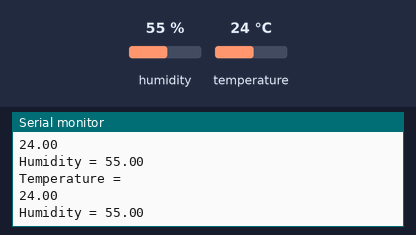
Recording of a sketch running on a simulated Arduino Uno, built with avr-gcc and run on an emulated ATmega328P. Parts: the last lines printed to the serial monitor. The test bench sets the inputs (shaded band); at power-on: humidity 55 %, temperature 24 °C.

Above: at 2.8 s.
2.9 s: humidity set to 22 %
At 5.1 s:
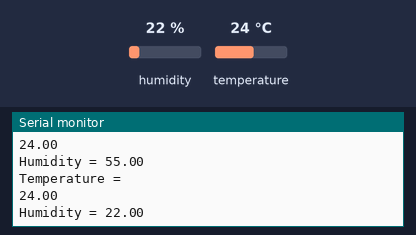
5.6 s: temperature set to 12 °C
At 7.5 s:
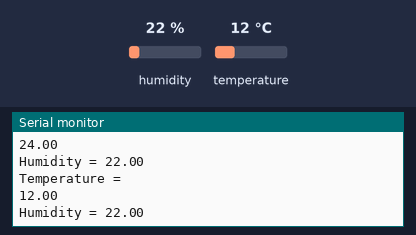
8.3 s: humidity set to 40 %
At 11.1 s:
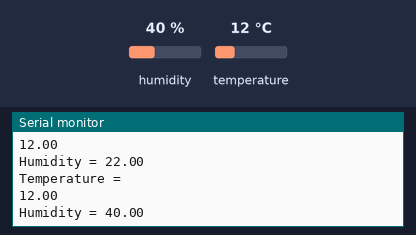
Timing chart, 0 to 12.6 s (numbered marks = the images above; inputs shaded):
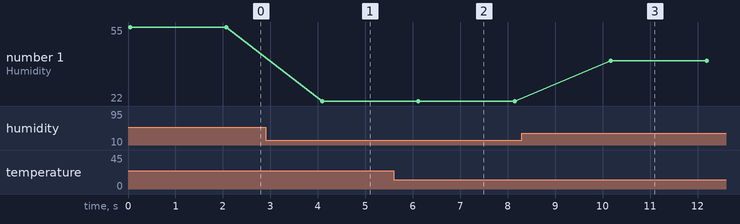

The sketch:

temperature.ino
```cpp
#include "DHT.h"


#define DHTPIN 7
#define DHTTYPE DHT11

int led = 6;

DHT dht(DHTPIN, DHTTYPE);


void setup() {
  Serial.begin(9600);
  dht.begin();
  // put your setup code here, to run once:

}

void loop() {
  float h = dht.readHumidity();
  float t = dht.readTemperature();

  Serial.println("Temperature = ");
  Serial.println(t);
  Serial.print("Humidity = ");
  Serial.println(h);
  delay(2000);

  if (h>32){
    digitalWrite(led, HIGH);
  }
  else{
    digitalWrite(led , LOW);
  }
  // put your main code here, to run repeatedly:

}
```

Measured:
- after the input at 2.9 s, the serial monitor: prints a new line after 1.2 s (image 1)
- after the input at 5.6 s, the serial monitor: prints a new line after 0.51 s (image 2)
- after the input at 8.3 s, the serial monitor: prints a new line after 1.9 s (image 3)
- plotted number 1: 55 → 22 after the input at 2.9 s, 22 → 40 after the input at 8.3 s
